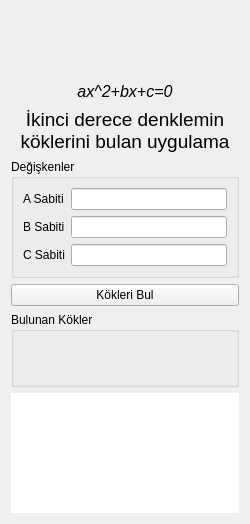
<?xml version="1.0" encoding="UTF-8"?>
<ui version="4.0">
 <class>Form</class>
 <widget class="QWidget" name="Form">
  <property name="geometry">
   <rect>
    <x>0</x>
    <y>0</y>
    <width>250</width>
    <height>524</height>
   </rect>
  </property>
  <property name="sizePolicy">
   <sizepolicy hsizetype="Fixed" vsizetype="Fixed">
    <horstretch>0</horstretch>
    <verstretch>0</verstretch>
   </sizepolicy>
  </property>
  <property name="minimumSize">
   <size>
    <width>250</width>
    <height>0</height>
   </size>
  </property>
  <property name="maximumSize">
   <size>
    <width>250</width>
    <height>600</height>
   </size>
  </property>
  <property name="windowTitle">
   <string>Kök Bulma Uygulaması</string>
  </property>
  <property name="windowIcon">
   <iconset>
    <normaloff>icons/feather_icon.png</normaloff>icons/feather_icon.png</iconset>
  </property>
  <layout class="QVBoxLayout" name="verticalLayout_4">
   <item>
    <layout class="QVBoxLayout" name="verticalLayout">
     <item>
      <layout class="QHBoxLayout" name="horizontalLayout">
       <item>
        <widget class="QLabel" name="pic">
         <property name="minimumSize">
          <size>
           <width>64</width>
           <height>64</height>
          </size>
         </property>
         <property name="maximumSize">
          <size>
           <width>64</width>
           <height>64</height>
          </size>
         </property>
         <property name="text">
          <string/>
         </property>
         <property name="pixmap">
          <pixmap>icons/calculator.png</pixmap>
         </property>
         <property name="scaledContents">
          <bool>true</bool>
         </property>
         <property name="alignment">
          <set>Qt::AlignCenter</set>
         </property>
        </widget>
       </item>
      </layout>
     </item>
     <item>
      <widget class="QLabel" name="label_4">
       <property name="font">
        <font>
         <pointsize>12</pointsize>
         <italic>true</italic>
        </font>
       </property>
       <property name="text">
        <string>ax^2+bx+c=0</string>
       </property>
       <property name="textFormat">
        <enum>Qt::PlainText</enum>
       </property>
       <property name="alignment">
        <set>Qt::AlignCenter</set>
       </property>
      </widget>
     </item>
     <item>
      <widget class="QLabel" name="title">
       <property name="font">
        <font>
         <pointsize>14</pointsize>
         <weight>50</weight>
         <bold>false</bold>
        </font>
       </property>
       <property name="text">
        <string>İkinci derece denklemin köklerini bulan uygulama</string>
       </property>
       <property name="alignment">
        <set>Qt::AlignCenter</set>
       </property>
       <property name="wordWrap">
        <bool>true</bool>
       </property>
      </widget>
     </item>
     <item>
      <widget class="QGroupBox" name="groupBox">
       <property name="sizePolicy">
        <sizepolicy hsizetype="Preferred" vsizetype="Preferred">
         <horstretch>0</horstretch>
         <verstretch>0</verstretch>
        </sizepolicy>
       </property>
       <property name="title">
        <string>Değişkenler</string>
       </property>
       <layout class="QHBoxLayout" name="horizontalLayout_2">
        <item>
         <layout class="QFormLayout" name="formLayout">
          <item row="0" column="0">
           <widget class="QLabel" name="label">
            <property name="text">
             <string>A Sabiti</string>
            </property>
           </widget>
          </item>
          <item row="0" column="1">
           <widget class="QLineEdit" name="var_a"/>
          </item>
          <item row="1" column="0">
           <widget class="QLabel" name="label_2">
            <property name="text">
             <string>B Sabiti</string>
            </property>
           </widget>
          </item>
          <item row="1" column="1">
           <widget class="QLineEdit" name="var_b"/>
          </item>
          <item row="2" column="0">
           <widget class="QLabel" name="label_3">
            <property name="text">
             <string>C Sabiti</string>
            </property>
           </widget>
          </item>
          <item row="2" column="1">
           <widget class="QLineEdit" name="var_c"/>
          </item>
         </layout>
        </item>
       </layout>
      </widget>
     </item>
     <item>
      <widget class="QPushButton" name="pushButton">
       <property name="text">
        <string>Kökleri Bul</string>
       </property>
       <property name="icon">
        <iconset>
         <normaloff>icons/feather_icon.png</normaloff>icons/feather_icon.png</iconset>
       </property>
       <property name="iconSize">
        <size>
         <width>32</width>
         <height>32</height>
        </size>
       </property>
      </widget>
     </item>
     <item>
      <widget class="QGroupBox" name="groupBox_2">
       <property name="title">
        <string>Bulunan Kökler</string>
       </property>
       <layout class="QVBoxLayout" name="verticalLayout_2">
        <item>
         <widget class="QLabel" name="root1_label">
          <property name="lineWidth">
           <number>1</number>
          </property>
          <property name="text">
           <string/>
          </property>
          <property name="scaledContents">
           <bool>true</bool>
          </property>
          <property name="alignment">
           <set>Qt::AlignCenter</set>
          </property>
          <property name="wordWrap">
           <bool>true</bool>
          </property>
         </widget>
        </item>
        <item>
         <widget class="QLabel" name="root2_label">
          <property name="text">
           <string/>
          </property>
          <property name="scaledContents">
           <bool>true</bool>
          </property>
          <property name="alignment">
           <set>Qt::AlignCenter</set>
          </property>
          <property name="wordWrap">
           <bool>true</bool>
          </property>
         </widget>
        </item>
       </layout>
      </widget>
     </item>
     <item>
      <widget class="PlotWidget" name="graphicsView">
       <property name="maximumSize">
        <size>
         <width>16777215</width>
         <height>120</height>
        </size>
       </property>
       <property name="autoFillBackground">
        <bool>false</bool>
       </property>
       <property name="frameShape">
        <enum>QFrame::NoFrame</enum>
       </property>
       <property name="frameShadow">
        <enum>QFrame::Plain</enum>
       </property>
       <property name="lineWidth">
        <number>0</number>
       </property>
      </widget>
     </item>
    </layout>
   </item>
  </layout>
 </widget>
 <customwidgets>
  <customwidget>
   <class>PlotWidget</class>
   <extends>QGraphicsView</extends>
   <header>pyqtgraph.h</header>
  </customwidget>
 </customwidgets>
 <resources/>
 <connections/>
</ui>
